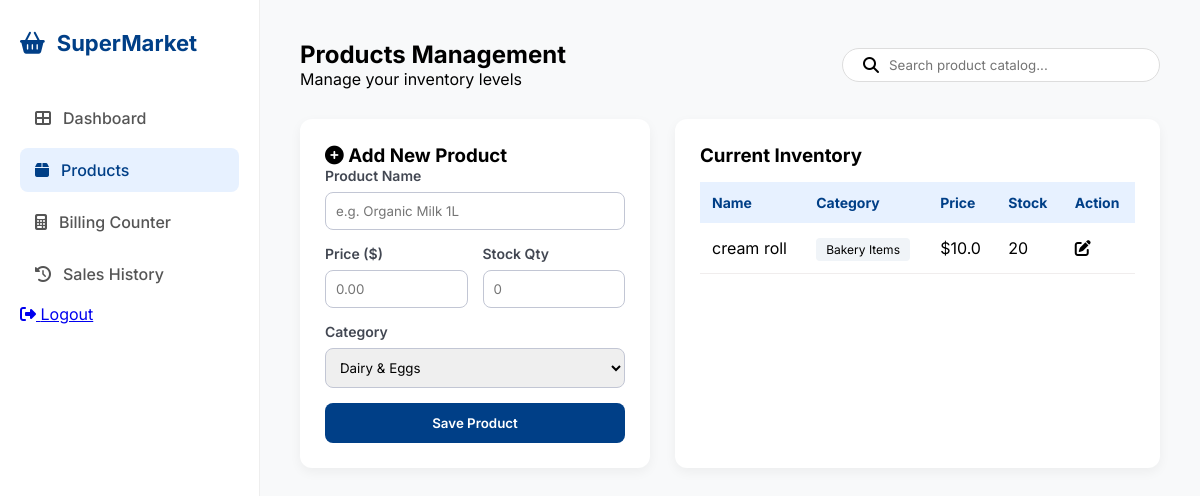
Before: /products (signed in) with the older database file.
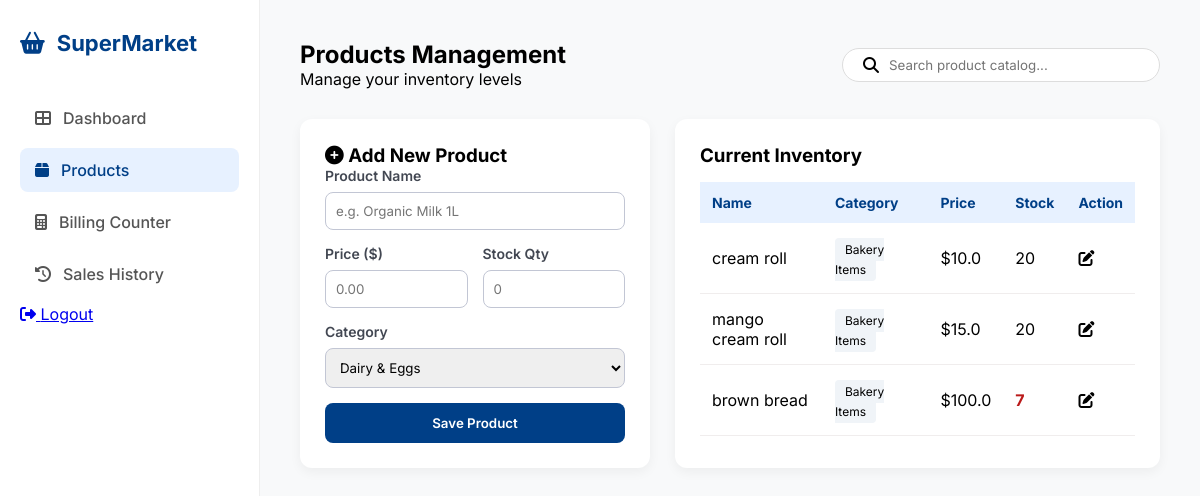
After: the same page with the newer database file.
### tables this page shows
CREATE TABLE products (
            id INTEGER PRIMARY KEY AUTOINCREMENT,
            name TEXT NOT NULL,
            category TEXT NOT NULL,
            price REAL NOT NULL,
            stock INTEGER NOT NULL
        );

### app.py (the view)
@app.route('/products')
def products():
    if 'user' not in session:
        return redirect(url_for('login'))
    conn = get_db_connection()
    db_products = conn.execute('SELECT * FROM products').fetchall()
    conn.close()
    return render_template('products.html', products=db_products)

### app.py (called while the page is built)
def get_db_connection():
    conn = sqlite3.connect('supermarket.db')
    conn.row_factory = sqlite3.Row
    return conn

### templates/products.html (shortened to what this page needs)
<!DOCTYPE html>
<html lang="en">
<head>
    <link rel="stylesheet" href="https://cdnjs.cloudflare.com/ajax/libs/font-awesome/6.4.0/css/all.min.css">
    <link rel="stylesheet" href="{{ url_for('static', filename='style.css') }}">
</head>
<body class="dashboard-page">
    <div class="dashboard-wrapper">
        <aside class="sidebar">
            <div class="sidebar-brand">
                <i class="fas fa-shopping-basket"></i>
                <span>SuperMarket</span>
            </div>
            <nav class="nav-links">
                <a href="/dashboard" class="nav-item"><i class="fas fa-th-large"></i> Dashboard</a>
                <a href="/products" class="nav-item active"><i class="fas fa-box"></i> Products</a>
                <a href="/billing" class="nav-item"><i class="fas fa-calculator"></i> Billing Counter</a>
                <a href="/history" class="nav-item"><i class="fas fa-history"></i> Sales History</a>
            </nav>
            <div class="sidebar-footer">
                <a href="/logout"><i class="fas fa-sign-out-alt"></i> Logout</a>
            </div>
        </aside>
        <main class="main-content">
            <header class="top-header">
                <div class="header-info">
                    <h2>Products Management</h2>
                    <p>Manage your inventory levels</p>
                </div>
                <div class="search-container">
                    <i class="fas fa-search"></i>
                    <input type="text" placeholder="Search product catalog...">
                </div>
            </header>
            <div class="products-layout-grid">
                <div class="data-card">
                    <h3><i class="fas fa-plus-circle"></i> Add New Product</h3>
                    <form class="entry-form" action="/add_product" method="POST">
                        <div class="form-field">
                            <label>Product Name</label>
                            <input type="text" name="name" placeholder="e.g. Organic Milk 1L" required>
                        </div>
                        <div class="form-row">
                            <div class="form-field">
                                <label>Price ($)</label>
                                <input type="number" name="price" step="0.01" placeholder="0.00" required>
                            </div>
                            <div class="form-field">
                                <label>Stock Qty</label>
                                <input type="number" name="stock" placeholder="0" required>
                            </div>
                        </div>
                        <div class="form-field">
                            <label>Category</label>
                            <select name="category">
                                <option>Dairy & Eggs</option>
                            </select>
                        </div>
                        <button type="submit" class="btn-save-data">Save Product</button>
                    </form>
                </div>
                <div class="data-card">
                    <h3>Current Inventory</h3>
                    <table class="inventory-display-table">
                        <thead>
                            <tr>
                                <th>Name</th>
                                <th>Category</th>
                                <th>Price</th>
                                <th>Stock</th>
                                <th>Action</th>
                            </tr>
                        </thead>
                        <tbody>
<tbody>
    {% for item in products %}
    <tr>
        <td>{{ item['name'] }}</td>
        <td><span class="type-tag">{{ item['category'] }}</span></td>
        <td>${{ item['price'] }}</td>
        <td class="{% if item['stock'] < 10 %}low-stock-alert{% endif %}">
            {{ item['stock'] }}
        </td>
        <td><i class="fas fa-edit action-icon"></i></td>
    </tr>
    {% endfor %}
</tbody>
                        </tbody>
                    </table>
                </div>
            </div>
        </main>
    </div>
</body>
</html>

### static/style.css (style rules this page uses)
:root { --primary: #003f87; --bg: #fbf9f8; --white: #ffffff; --text: #1b1c1c; --text-muted: #64748b; --border: #e2e8f0; }
* { margin: 0; padding: 0; box-sizing: border-box; font-family: 'Inter', sans-serif; }
.dashboard-wrapper { display: flex; min-height: 100vh; background-color: #f8f9fa; }
.sidebar { width: 260px; background: white; border-right: 1px solid #eee; display: flex; flex-direction: column; padding: 30px 20px; }
.sidebar-brand { display: flex; align-items: center; gap: 12px; font-size: 22px; font-weight: 700; color: #003f87; margin-bottom: 40px; }
.nav-item { display: flex; align-items: center; gap: 12px; padding: 12px 15px; color: #555; text-decoration: none; margin-bottom: 8px; border-radius: 8px; font-weight: 500; }
.nav-item.active { background: #e7f1ff; color: #003f87; }
.main-content { flex: 1; padding: 40px; }
.top-header { display: flex; justify-content: space-between; align-items: center; margin-bottom: 30px; }
.products-layout-grid { display: grid; grid-template-columns: 350px 1fr; gap: 25px; margin-top: 25px; }
.data-card { background: #ffffff; padding: 25px; border-radius: 12px; box-shadow: 0 4px 12px rgba(0,0,0,0.05); }
.form-field { margin-bottom: 15px; }
.form-field label { display: block; font-size: 14px; font-weight: 600; margin-bottom: 8px; color: #424752; }
.form-field input, .form-field select { width: 100%; padding: 10px; border: 1px solid #c2c6d4; border-radius: 8px; outline: none; font-family: 'Inter', sans-serif; }
.form-row { display: flex; gap: 15px; }
.btn-save-data { width: 100%; background: #003f87; color: white; border: none; padding: 12px; border-radius: 8px; font-weight: 600; cursor: pointer; transition: 0.3s; }
.inventory-display-table { width: 100%; border-collapse: collapse; margin-top: 15px; }
.inventory-display-table th { background: #e7f1ff; padding: 12px; text-align: left; font-size: 14px; color: #003f87; }
.inventory-display-table td { padding: 15px 12px; border-bottom: 1px solid #f0eded; }
.type-tag { background: #f0f4f8; padding: 4px 10px; border-radius: 4px; font-size: 12px; }
.low-stock-alert { color: #ba1a1a; font-weight: 700; }
.search-container { background: white; padding: 8px 20px; border-radius: 50px; display: flex; align-items: center; gap: 10px; border: 1px solid #ddd; width: fit-content; }
.search-container input { border: none; outline: none; width: 250px; }

Changed rows visible on the page:
added products: name "mango cream roll", category "Bakery Items", price "15.0", stock "20"
added products: name "brown bread", category "Bakery Items", price "100.0", stock "7"
